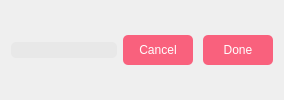
                             <widget class="QWidget" name="changingPass">
                              <layout class="QGridLayout" name="gridLayout_87">
                               <item row="0" column="0">
                                <widget class="QLineEdit" name="passLineEdit">
                                 <property name="styleSheet">
                                  <string notr="true">background-color: #e8e8e8;
color: rgb(232, 232, 232);
border-radius: 5px;
color: rgb(0,0,0);</string>
                                 </property>
                                </widget>
                               </item>
                               <item row="0" column="1">
                                <widget class="QWidget" name="widget_62" native="true">
                                 <layout class="QGridLayout" name="gridLayout_80">
                                  <property name="leftMargin">
                                   <number>0</number>
                                  </property>
                                  <property name="topMargin">
                                   <number>0</number>
                                  </property>
                                  <property name="rightMargin">
                                   <number>0</number>
                                  </property>
                                  <property name="bottomMargin">
                                   <number>0</number>
                                  </property>
                                  <property name="horizontalSpacing">
                                   <number>10</number>
                                  </property>
                                  <property name="verticalSpacing">
                                   <number>0</number>
                                  </property>
                                  <item row="0" column="0">
                                   <widget class="QPushButton" name="cancelChangePass">
                                    <property name="minimumSize">
                                     <size>
                                      <width>70</width>
                                      <height>30</height>
                                     </size>
                                    </property>
                                    <property name="styleSheet">
                                     <string notr="true">background-color: rgb(249, 97, 125);
font: 500 9pt &quot;Josefin Sans Medium&quot;;
color: white;
border-radius: 5px;</string>
                                    </property>
                                    <property name="text">
                                     <string>Cancel</string>
                                    </property>
                                   </widget>
                                  </item>
                                  <item row="0" column="1">
                                   <widget class="QPushButton" name="confirmChangePass">
                                    <property name="minimumSize">
                                     <size>
                                      <width>70</width>
                                      <height>30</height>
                                     </size>
                                    </property>
                                    <property name="styleSheet">
                                     <string notr="true">background-color: rgb(249, 97, 125);
font: 500 9pt &quot;Josefin Sans Medium&quot;;
color: white;
border-radius: 5px;</string>
                                    </property>
                                    <property name="text">
                                     <string>Done</string>
                                    </property>
                                   </widget>
                                  </item>
                                 </layout>
                                </widget>
                               </item>
                              </layout>
                             </widget>
